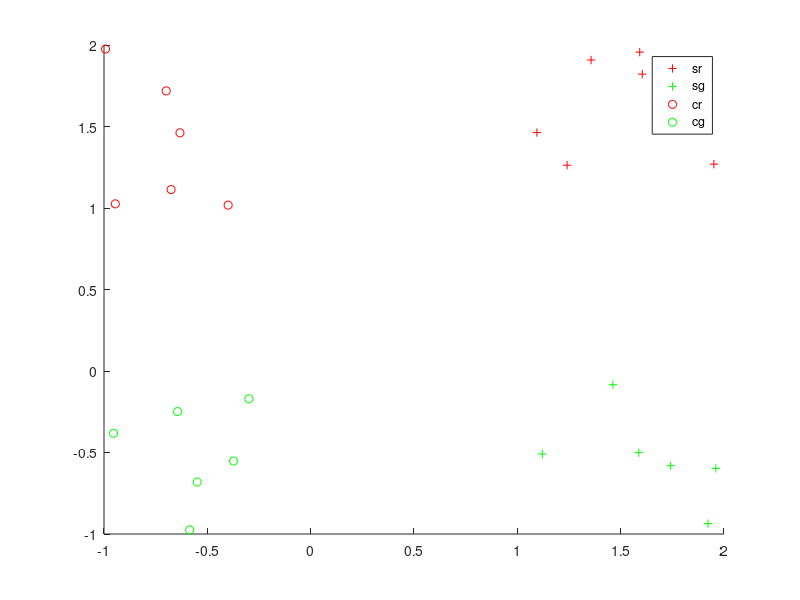

Recreate this plot in MATLAB. (Note: this script raises an error after producing the figure.)
% This script is a demo showing some simple decoding on toy data.
% The toy data are simple matlab matrices and no "real" fMRI or EEG data.

% run this many times
% for n_rep = 1:50

%% output dir
% cfg.results.dir = 'toyexample' % set cfg.results.write = 1 if wanted
cfg.results.write = 0;

%% Generate the toy data
% define number of "runs" and center means
nruns = 6; % lets simulate we have n runs

set_red_square.mean = [1 1];
set_red_circle.mean = [-1 1];
set_green_square.mean = [1 -1];
set_green_circle.mean = [-1 -1];


% generate the data

% uniform
data_r_s = rand(nruns, length(set_red_square.mean)) + repmat(set_red_square.mean, nruns, 1);
data_r_c = rand(nruns, length(set_red_circle.mean)) + repmat(set_red_circle.mean, nruns, 1);
data_g_s = rand(nruns, length(set_green_square.mean)) + repmat(set_green_square.mean, nruns, 1);
data_g_c = rand(nruns, length(set_green_circle.mean)) + repmat(set_green_circle.mean, nruns, 1);


% put all together in a data matrix
data = [data_r_s; data_r_c; data_g_s; data_g_c];

%% add data description
% save the labels

% first analysis: squares vs circles
s_c_labels = [ 1 * ones(size(data_r_s, 1), 1);
    -1 * ones(size(data_r_c, 1), 1);
    1 * ones(size(data_r_s, 1), 1);
    -1 * ones(size(data_r_c, 1), 1)];

% second analyis: red vs green
r_g_labels = [ 1 * ones(size(data_r_s, 1), 1);
    1 * ones(size(data_r_c, 1), 1);
    -1 * ones(size(data_r_s, 1), 1);
    -1 * ones(size(data_r_c, 1), 1)];


% save the run
cfg.files.step = [1:size(data_r_s, 1), 1:size(data_r_c, 1), 1:size(data_g_s, 1), 1:size(data_g_c, 1)]';

% save a description
for ifile = 1:size(data, 1)
    if s_c_labels(ifile) == 1
        form = 'square';
    else
        form = 'cirlce';
    end

    if r_g_labels(ifile) == 1
        color = 'red';
    else
        color = 'gre';
    end

    cfg.files.name(ifile) = {sprintf('%s_%s_run%i', form, color, cfg.files.step(ifile))};
end
% add an empty mask file
cfg.files.mask = '';

%% plot the data (if 2d)

if size(data, 2) == 2
    figure('name', 'data')

    hold all

    % plot s r
    filter = (s_c_labels == 1) & (r_g_labels == 1);
    plot(data(filter, 1), data(filter, 2), '+r');

    % plot s g
    filter = (s_c_labels == 1) & (r_g_labels == -1);
    plot(data(filter, 1), data(filter, 2), '+g');

    % plot c r
    filter = (s_c_labels == -1) & (r_g_labels == 1);
    plot(data(filter, 1), data(filter, 2), 'or');

    % plot c g
    filter = (s_c_labels == -1) & (r_g_labels == -1);
    plot(data(filter, 1), data(filter, 2), 'og');
end

legend({'sr', 'sg', 'cr', 'cg'})

%% create the design matrix

% set labels square vs circle
cfg.files.label = s_c_labels;

% train: red squares vs red circles
% test: red squares vs red circles
cfg.files.xclass = r_g_labels == 1;
design1_1 = make_design_xclass(cfg);
% the same with inverse train & test set
cfg.files.xclass = ~cfg.files.xclass;
design1_2 = make_design_xclass(cfg);


% % train: red squares vs green circles
% % test: green squares vs red circles
% cfg.files.xclass = xor(r_g_labels == 1, s_c_labels == 1);
% design1_3 = make_design_xclass(cfg);
% % same with inverse labels
% cfg.files.xclass = ~cfg.files.xclass;
% design1_4 = make_design_xclass(cfg);


% put all in 1 design
cfg.design.train = [design1_1.train design1_2.train]; % design1_3.train design1_4.train];
cfg.design.test = [design1_1.test design1_2.test]; % design1_3.test design1_4.test];
cfg.design.label = [design1_1.label design1_2.label]; % design1_3.label design1_4.label];
cfg.design.set = ones(1, size(cfg.design.train, 2));

display_design(cfg);

%% Prepare data for passing
passed_data.data = data;
passed_data.mask_index = 1:size(data, 2); % use all voxels
passed_data.files = cfg.files;
passed_data.hdr = ''; % we don't need a header, because we don't write img-files as output (but mat-files)
passed_data.dim = [length(set_green_circle.mean), 1, 1]; % add dimension information of the original data

%% Add defaults for the remaining parameters that we did not specify
cfg = decoding_defaults(cfg);

% Set the analysis that should be performed (here we only want to do 1
% decoding)
cfg.analysis = 'wholebrain';
% cfg.analysis = 'searchlight';
cfg.results.output = {'accuracy', 'binomial_probability', 'model_parameters'};
% Set the output directory where data will be saved
% cfg.results.dir = ''; fullfile(pwd, 'toyresults');

cfg.verbose = 2; % you want all information to be printed on screen

%% Play around with the decoding parameters

% Parameters for libsvm (from their webpage):
% -s svm_type : set type of SVM (default 0)
% 	0 -- C-SVC
% 	1 -- nu-SVC
% 	2 -- one-class SVM
% 	3 -- epsilon-SVR
% 	4 -- nu-SVR
% -t kernel_type : set type of kernel function (default 2)
% 	0 -- linear: u'*v
% 	1 -- polynomial: (gamma*u'*v + coef0)^degree
% 	2 -- radial basis function: exp(-gamma*|u-v|^2)
% 	3 -- sigmoid: tanh(gamma*u'*v + coef0)
% -d degree : set degree in kernel function (default 3)
% -g gamma : set gamma in kernel function (default 1/num_features)
% -r coef0 : set coef0 in kernel function (default 0)
% -c cost : set the parameter C of C-SVC, epsilon-SVR, and nu-SVR (default 1)
% -n nu : set the parameter nu of nu-SVC, one-class SVM, and nu-SVR (default 0.5)
% -p epsilon : set the epsilon in loss function of epsilon-SVR (default 0.1)
% -m cachesize : set cache memory size in MB (default 100)
% -e epsilon : set tolerance of termination criterion (default 0.001)
% -h shrinking: whether to use the shrinking heuristics, 0 or 1 (default 1)
% -b probability_estimates: whether to train a SVC or SVR model for probability estimates, 0 or 1 (default 0)
% -wi weight: set the parameter C of class i to weight*C, for C-SVC (default 1)
%
% The k in the -g option means the number of attributes in the input data.

% default: cost = 1
% cfg.decoding.train.classification.model_parameters = '-s 0 -t 0 -c 1 -b 0';

% very high costs: points lie on the boundary
cfg.decoding.train.classification.model_parameters = '-s 0 -t 0 -c 1000 -b 0';

% very low costs: points lie far away from the boundary
% cfg.decoding.train.classification.model_parameters = '-s 0 -t 0 -c 0.01 -b 0';



%% Run decoding
[results, cfg] = decoding(cfg, passed_data)

%% end rep
% acc(n_rep) =  results.accuracy % collect the results
% end % end for n_rep

%% predict some values to create a meshgrid
if size(data, 2) == 2

    hold on

    for i_model = 1:length(results.model_parameters.output(1).model)
        model = results.model_parameters.output(1).model(i_model);

        [X, Y] = meshgrid(-2:.1:2);
        Z = X;
        [predicted, acc, decision_values] = svmpredict(zeros(size(X(:))),[X(:), Y(:)],model,cfg.decoding.test.classification.model_parameters);
        Z(:) = decision_values;
        hold on
        contour(X,Y,Z, -1:1);
    end
    hold off
end
